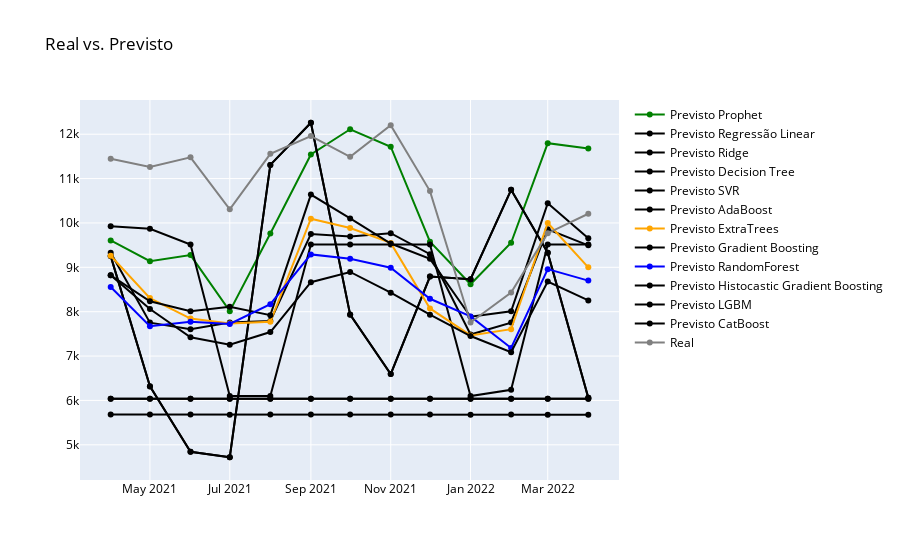

This figure's notebook cell:
### Markdown cell above
# Ensemble Voting Regressor

### Code cell
fig = go.Figure(data=[
    go.Scatter(name='Previsto Prophet',x=forecast['ds'], y=forecast['yhat'], marker={'color': 'green'}),
    go.Scatter(name='Previsto Regressão Linear',x=forecast['ds'], y=linreg_pred_teste, marker={'color': 'black'}),
    go.Scatter(name='Previsto Ridge',x=forecast['ds'], y=ridge_pred_teste, marker={'color': 'black'}),
    go.Scatter(name='Previsto Decision Tree',x=forecast['ds'], y=dtreg_pred_teste, marker={'color': 'black'}),
    go.Scatter(name='Previsto SVR',x=forecast['ds'], y=svr_pred_teste, marker={'color': 'black'}),
    go.Scatter(name='Previsto AdaBoost',x=forecast['ds'], y=adaboost_pred_teste, marker={'color': 'black'}),
    go.Scatter(name='Previsto ExtraTrees', x=df_r_teste['data'], y=pred_teste_et, marker={'color': 'orange'}),
    go.Scatter(name='Previsto Gradient Boosting',x=forecast['ds'], y=gb_reg_pred_teste, marker={'color': 'black'}),
    go.Scatter(name='Previsto RandomForest', x=df_r_teste['data'], y=pred_teste_rf, marker={'color': 'blue'}),
    go.Scatter(name='Previsto Histocastic Gradient Boosting',x=forecast['ds'], y=histgrad_pred_teste, marker={'color': 'black'}),
    go.Scatter(name='Previsto LGBM',x=forecast['ds'], y=lgbm_pred_teste, marker={'color': 'black'}),
    go.Scatter(name='Previsto CatBoost',x=forecast['ds'], y=catboost_pred_teste, marker={'color': 'black'}),
    go.Scatter(name='Real', x=df_r_teste['data'], y=y_r_teste, marker={'color': 'gray'})
    ])
fig.update_layout(font=dict(color='black'), title_text='Real vs. Previsto')
fig.show()

### Figure 1 — Plotly figure (JSON) as saved in the notebook; plotly's stock layout.template omitted (floating-point values rounded to 4 significant figures)
{"data": [{"marker": {"color": "green"}, "name": "Previsto Prophet", "type": "scatter", "x": ["2021-04-01T00:00:00", "2021-05-01T00:00:00", "2021-06-01T00:00:00", "2021-07-01T00:00:00", "2021-08-01T00:00:00", "2021-09-01T00:00:00", "2021-10-01T00:00:00", "2021-11-01T00:00:00", "2021-12-01T00:00:00", "2022-01-01T00:00:00", "2022-02-01T00:00:00", "2022-03-01T00:00:00", "2022-04-01T00:00:00"], "y": [9605.0, 9137.0, 9276.0, 8012.0, 9762.0, 11540.0, 12110.0, 11720.0, 9578.0, 8619.0, 9553.0, 11800.0, 11680.0]}, {"marker": {"color": "black"}, "name": "Previsto Regressão Linear", "type": "scatter", "x": ["2021-04-01T00:00:00", "2021-05-01T00:00:00", "2021-06-01T00:00:00", "2021-07-01T00:00:00", "2021-08-01T00:00:00", "2021-09-01T00:00:00", "2021-10-01T00:00:00", "2021-11-01T00:00:00", "2021-12-01T00:00:00", "2022-01-01T00:00:00", "2022-02-01T00:00:00", "2022-03-01T00:00:00", "2022-04-01T00:00:00"], "y": [9253.0, 6316.0, 4842.0, 4719.0, 11310.0, 12260.0, 7934.0, 6593.0, 8792.0, 8732.0, 10750.0, 9329.0, 6057.0]}, {"marker": {"color": "black"}, "name": "Previsto Ridge", "type": "scatter", "x": ["2021-04-01T00:00:00", "2021-05-01T00:00:00", "2021-06-01T00:00:00", "2021-07-01T00:00:00", "2021-08-01T00:00:00", "2021-09-01T00:00:00", "2021-10-01T00:00:00", "2021-11-01T00:00:00", "2021-12-01T00:00:00", "2022-01-01T00:00:00", "2022-02-01T00:00:00", "2022-03-01T00:00:00", "2022-04-01T00:00:00"], "y": [9253.0, 6317.0, 4843.0, 4720.0, 11310.0, 12260.0, 7934.0, 6595.0, 8792.0, 8732.0, 10750.0, 9329.0, 6058.0]}, {"marker": {"color": "black"}, "name": "Previsto Decision Tree", "type": "scatter", "x": ["2021-04-01T00:00:00", "2021-05-01T00:00:00", "2021-06-01T00:00:00", "2021-07-01T00:00:00", "2021-08-01T00:00:00", "2021-09-01T00:00:00", "2021-10-01T00:00:00", "2021-11-01T00:00:00", "2021-12-01T00:00:00", "2022-01-01T00:00:00", "2022-02-01T00:00:00", "2022-03-01T00:00:00", "2022-04-01T00:00:00"], "y": [9926, 9868, 9512, 6098, 6098, 9512, 9512, 9512, 9512, 6098, 6238, 9512, 9512]}, {"marker": {"color": "black"}, "name": "Previsto SVR", "type": "scatter", "x": ["2021-04-01T00:00:00", "2021-05-01T00:00:00", "2021-06-01T00:00:00", "2021-07-01T00:00:00", "2021-08-01T00:00:00", "2021-09-01T00:00:00", "2021-10-01T00:00:00", "2021-11-01T00:00:00", "2021-12-01T00:00:00", "2022-01-01T00:00:00", "2022-02-01T00:00:00", "2022-03-01T00:00:00", "2022-04-01T00:00:00"], "y": [5683.0, 5682.0, 5682.0, 5678.0, 5683.0, 5681.0, 5680.0, 5682.0, 5682.0, 5679.0, 5681.0, 5679.0, 5679.0]}, {"marker": {"color": "black"}, "name": "Previsto AdaBoost", "type": "scatter", "x": ["2021-04-01T00:00:00", "2021-05-01T00:00:00", "2021-06-01T00:00:00", "2021-07-01T00:00:00", "2021-08-01T00:00:00", "2021-09-01T00:00:00", "2021-10-01T00:00:00", "2021-11-01T00:00:00", "2021-12-01T00:00:00", "2022-01-01T00:00:00", "2022-02-01T00:00:00", "2022-03-01T00:00:00", "2022-04-01T00:00:00"], "y": [9328, 7754.0, 7605, 7754.0, 7792.0, 9749.0, 9694.0, 9769.0, 9295.0, 7486.0, 7754.0, 9859.0, 9496]}, {"marker": {"color": "orange"}, "name": "Previsto ExtraTrees", "type": "scatter", "x": ["2021-04-01", "2021-05-01", "2021-06-01", "2021-07-01", "2021-08-01", "2021-09-01", "2021-10-01", "2021-11-01", "2021-12-01", "2022-01-01", "2022-02-01", "2022-03-01", "2022-04-01"], "y": [9262.0, 8306.0, 7845.0, 7732.0, 7773.0, 10100.0, 9886.0, 9550.0, 8073.0, 7466.0, 7605.0, 10000.0, 8999.0]}, {"marker": {"color": "black"}, "name": "Previsto Gradient Boosting", "type": "scatter", "x": ["2021-04-01T00:00:00", "2021-05-01T00:00:00", "2021-06-01T00:00:00", "2021-07-01T00:00:00", "2021-08-01T00:00:00", "2021-09-01T00:00:00", "2021-10-01T00:00:00", "2021-11-01T00:00:00", "2021-12-01T00:00:00", "2022-01-01T00:00:00", "2022-02-01T00:00:00", "2022-03-01T00:00:00", "2022-04-01T00:00:00"], "y": [8819.0, 8234.0, 8012.0, 8111.0, 7922.0, 10640.0, 10100.0, 9536.0, 9192.0, 7885.0, 8009.0, 10440.0, 9657.0]}, {"marker": {"color": "blue"}, "name": "Previsto RandomForest", "type": "scatter", "x": ["2021-04-01", "2021-05-01", "2021-06-01", "2021-07-01", "2021-08-01", "2021-09-01", "2021-10-01", "2021-11-01", "2021-12-01", "2022-01-01", "2022-02-01", "2022-03-01", "2022-04-01"], "y": [8556.0, 7670.0, 7774.0, 7723.0, 8169.0, 9291.0, 9192.0, 8992.0, 8291.0, 7894.0, 7182.0, 8959.0, 8700.0]}, {"marker": {"color": "black"}, "name": "Previsto Histocastic Gradient Boosting", "type": "scatter", "x": ["2021-04-01T00:00:00", "2021-05-01T00:00:00", "2021-06-01T00:00:00", "2021-07-01T00:00:00", "2021-08-01T00:00:00", "2021-09-01T00:00:00", "2021-10-01T00:00:00", "2021-11-01T00:00:00", "2021-12-01T00:00:00", "2022-01-01T00:00:00", "2022-02-01T00:00:00", "2022-03-01T00:00:00", "2022-04-01T00:00:00"], "y": [6040.0, 6040.0, 6040.0, 6040.0, 6040.0, 6040.0, 6040.0, 6040.0, 6040.0, 6040.0, 6040.0, 6040.0, 6040.0]}, {"marker": {"color": "black"}, "name": "Previsto LGBM", "type": "scatter", "x": ["2021-04-01T00:00:00", "2021-05-01T00:00:00", "2021-06-01T00:00:00", "2021-07-01T00:00:00", "2021-08-01T00:00:00", "2021-09-01T00:00:00", "2021-10-01T00:00:00", "2021-11-01T00:00:00", "2021-12-01T00:00:00", "2022-01-01T00:00:00", "2022-02-01T00:00:00", "2022-03-01T00:00:00", "2022-04-01T00:00:00"], "y": [6040.0, 6040.0, 6040.0, 6040.0, 6040.0, 6040.0, 6040.0, 6040.0, 6040.0, 6040.0, 6040.0, 6040.0, 6040.0]}, {"marker": {"color": "black"}, "name": "Previsto CatBoost", "type": "scatter", "x": ["2021-04-01T00:00:00", "2021-05-01T00:00:00", "2021-06-01T00:00:00", "2021-07-01T00:00:00", "2021-08-01T00:00:00", "2021-09-01T00:00:00", "2021-10-01T00:00:00", "2021-11-01T00:00:00", "2021-12-01T00:00:00", "2022-01-01T00:00:00", "2022-02-01T00:00:00", "2022-03-01T00:00:00", "2022-04-01T00:00:00"], "y": [8823.0, 8061.0, 7422.0, 7255.0, 7541.0, 8665.0, 8896.0, 8427.0, 7933.0, 7452.0, 7088.0, 8681.0, 8253.0]}, {"marker": {"color": "gray"}, "name": "Real", "type": "scatter", "x": ["2021-04-01", "2021-05-01", "2021-06-01", "2021-07-01", "2021-08-01", "2021-09-01", "2021-10-01", "2021-11-01", "2021-12-01", "2022-01-01", "2022-02-01", "2022-03-01", "2022-04-01"], "y": [11447, 11263, 11480, 10307, 11559, 11959, 11491, 12203, 10718, 7757, 8433, 9770, 10208]}], "layout": {"font": {"color": "black"}, "title": {"text": "Real vs. Previsto"}}}
